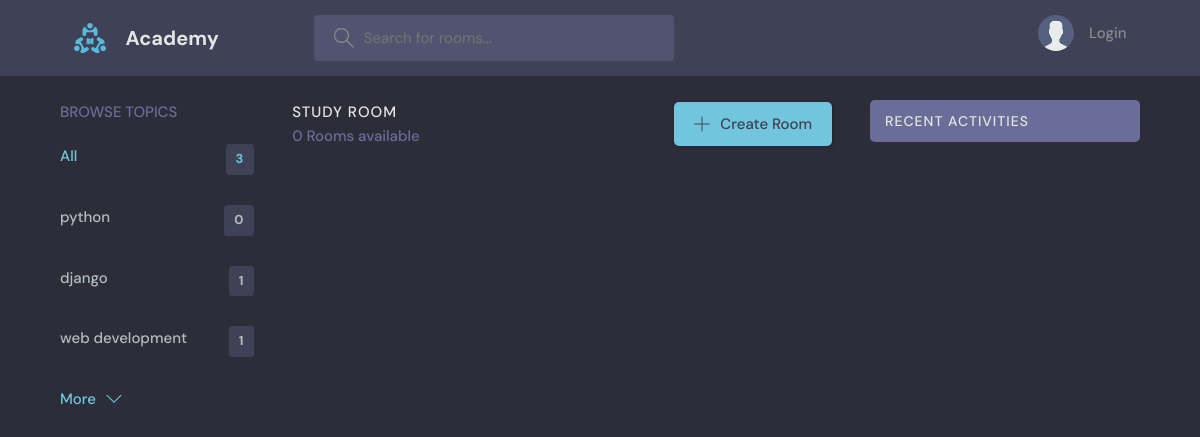
Before: /?q=java with the older database file.
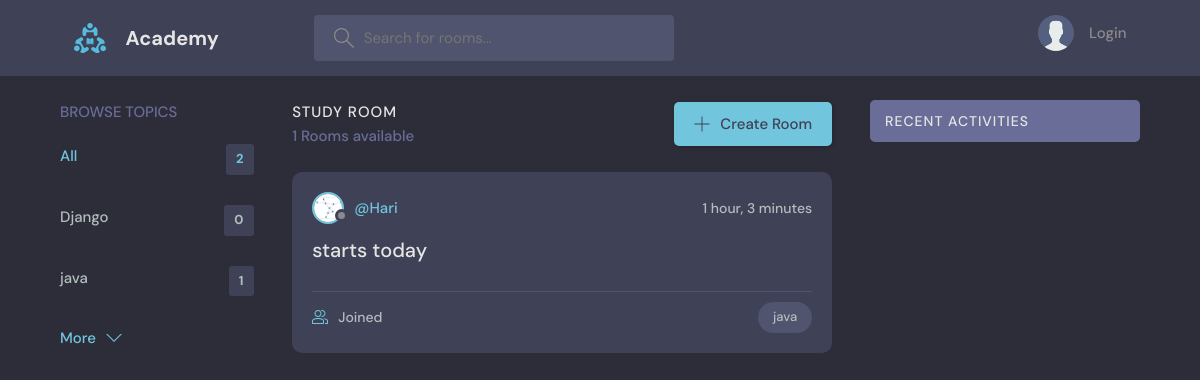
After: the same page with the newer database file.
### base/models.py (models this page shows, shortened)
class Topic(models.Model):
    name=models.CharField(max_length=200)

class Room(models.Model):
    host=models.ForeignKey(User, on_delete=models.SET_NULL, null=True)
    name = models.CharField(max_length=200)
    topic= models.ForeignKey(Topic, on_delete=models.SET_NULL, null=True)
    decription = models.TextField(null=True, blank=True)
    participants=models.ManyToManyField(User, related_name='participants',blank=True)
    updated = models.DateTimeField(auto_now=True)
    created=models.DateTimeField(auto_now_add=True)
    class Meta:
        ordering=['-updated','-created']

class User(AbstractUser):
    name = models.CharField(max_length=200, null=True)
    email = models.EmailField(unique=True, null=True)
    bio =models.TextField(null=True)
    avatar = models.ImageField(null=True,default="avatar.svg")
    USERNAME_FIELD = 'email'
    REQUIRED_FIELDS = []

### base/views.py (the view)
# urls.py: path('',views.home, name="home"),
def home(request):
    q = request.GET.get('q') if request.GET.get('q') != None else ''
    rooms = Room.objects.filter(
        Q(topic__name__icontains=q) |
        Q(name__icontains=q) |
        Q(decription__icontains=q)
        )
    room_count = rooms.count()
    room_messages=Message.objects.filter(Q(room__topic__name__icontains=q))
    topics=Topic.objects.all()[0:5]
    context ={'rooms':rooms,'topics':topics,'room_count':room_count,'room_messages': room_messages}
    return render(request, 'base/home.html',context)

### base/templates/base/home.html (shortened to what this page needs)
{% extends 'main.html' %}
{% block content %}
    <main class="layout layout--3">
      <div class="container">
        {% include 'base/topic_component.html' %}
        <div class="roomList">
          <div class="roomList__header">
            <div>
              <h2>Study Room</h2>
              <p>{{room_count}} Rooms available</p>
            </div>
            <a class="btn btn--main" href="{% url 'Create_room' %}">
              <svg version="1.1" xmlns="http://www.w3.org/2000/svg" width="32" height="32" viewBox="0 0 32 32">
                <title>add</title>
                <path
                  d="M16.943 0.943h-1.885v14.115h-14.115v1.885h14.115v14.115h1.885v-14.115h14.115v-1.885h-14.115v-14.115z"
                ></path>
              </svg>
              Create Room
            </a>
          </div>
          {% include 'base/feed_component.html' %}
        </div>
        {% include 'base/activity_component.html' %}
      </div>
    </main>
{% endblock %}

### template/main.html (shortened to what this page needs)
<!DOCTYPE html>
{% load static %}
<html lang="en">
  <head>
    <link rel="stylesheet" href="{% static 'styles/style.css' %}" />
  </head>
  <body>
    {% include 'navbar.html' %}
    {% block content %}
    {% endblock %}
  </body>
</html>

### template/navbar.html (shortened to what this page needs)
{% load static %}
<header class="header header--loggedIn">
    <div class="container">
      <a href="{% url 'home' %}" class="header__logo">
        <img src="{% static 'images/logo.svg' %}" />
        <h1>Academy</h1>
      </a>
      <form class="header__search" method="GET" action="{% url 'home' %}">
        <label>
          <input name='q' placeholder="Search for rooms..." />
        </label>
      </form>
      <nav class="header__menu">
        {% if request.user.is_authenticated %}
        <div class="header__user">
          <a href="{% url 'user-profile' user.id %}">
            <div class="avatar avatar--medium active">
              <img src="{{request.user.avatar.url}}" />
            </div>
            <p><a href="{% url 'user-profile' user.id %}">{{request.user.username}} </a><a href="{% url 'user-profile' user.id %}"><span>@{{request.user.username}}</span></a></p>
          </a>
          <button class="dropdown-button">
            <svg version="1.1" xmlns="http://www.w3.org/2000/svg" width="32" height="32" viewBox="0 0 32 32">
              <title>chevron-down</title>
              <path d="M16 21l-13-13h-3l16 16 16-16h-3l-13 13z"></path>
            </svg>
          </button>
        </div>
        {% else %}
        <a href="{% url 'login' %}">
          <img src="{% static 'images/avatar.svg' %}" />
          <p>Login</p>
        </a>
        {% endif %}
      </nav>
    </div>
  </header>

### base/templates/base/topic_component.html
<div class="topics">
    <div class="topics__header">
      <h2>Browse Topics</h2>
    </div>
    <ul class="topics__list">
      <li>
        <a href="{% url 'home' %}" class="active">All <span>{{topics.count}}</span></a>
      </li>
      {% for topic in topics %}
      <li>
        <a href="{% url 'home' %}?q={{topic.name}}">{{topic.name}} <span>{{topic.room_set.all.count}}</span></a>
      </li>
      {% endfor %}
    </ul>
    <a class="btn btn--link" href="{% url 'topics' %}">
      More
      <svg version="1.1" xmlns="http://www.w3.org/2000/svg" width="32" height="32" viewBox="0 0 32 32">
        <title>chevron-down</title>
        <path d="M16 21l-13-13h-3l16 16 16-16h-3l-13 13z"></path>
      </svg>
    </a>
  </div>

### base/templates/base/feed_component.html (shortened to what this page needs)
{% for room in rooms %}
<div class="roomListRoom">
    <div class="roomListRoom__header">
      <a href="{% url 'user-profile' room.host.id %}" class="roomListRoom__author">
        <div class="avatar avatar--small">
          <img src="{{room.host.avatar.url}}" />
        </div>
        <span>@{{room.host.username}}</span>
      </a>
      <div class="roomListRoom__actions">
        <span>{{room.created|timesince}}</span>
      </div>
    </div>
    <div class="roomListRoom__content">
      <a href="{% url 'room' room.id %}">{{room.name}}</a>
    </div>
    <div class="roomListRoom__meta">
      <a href="{% url 'room' room.id %}" class="roomListRoom__joined">
        {{room.participants.count.all}} Joined
      </a>
      <p class="roomListRoom__topic">{{room.topic.name}}</p>
    </div>
  </div>
  {% endfor %}

### base/templates/base/activity_component.html (shortened to what this page needs)
<div class="activities">
    <div class="activities__header">
      <h2>Recent Activities</h2>
    </div>
  </div>

Changed rows visible on the page:
removed Topic: name "web development", room_set.all.count "1"
changed Topic: name "python" → "Django"
changed Topic: name "django" → "java"
added Room: host.avatar (picture), host.username "Hari", created "1 hour, 3 minutes", name "starts today", topic.name "java"
Other visible differences:
{{ topics.count }}: "3" → "2"
{{ room_count }}: "0" → "1"
